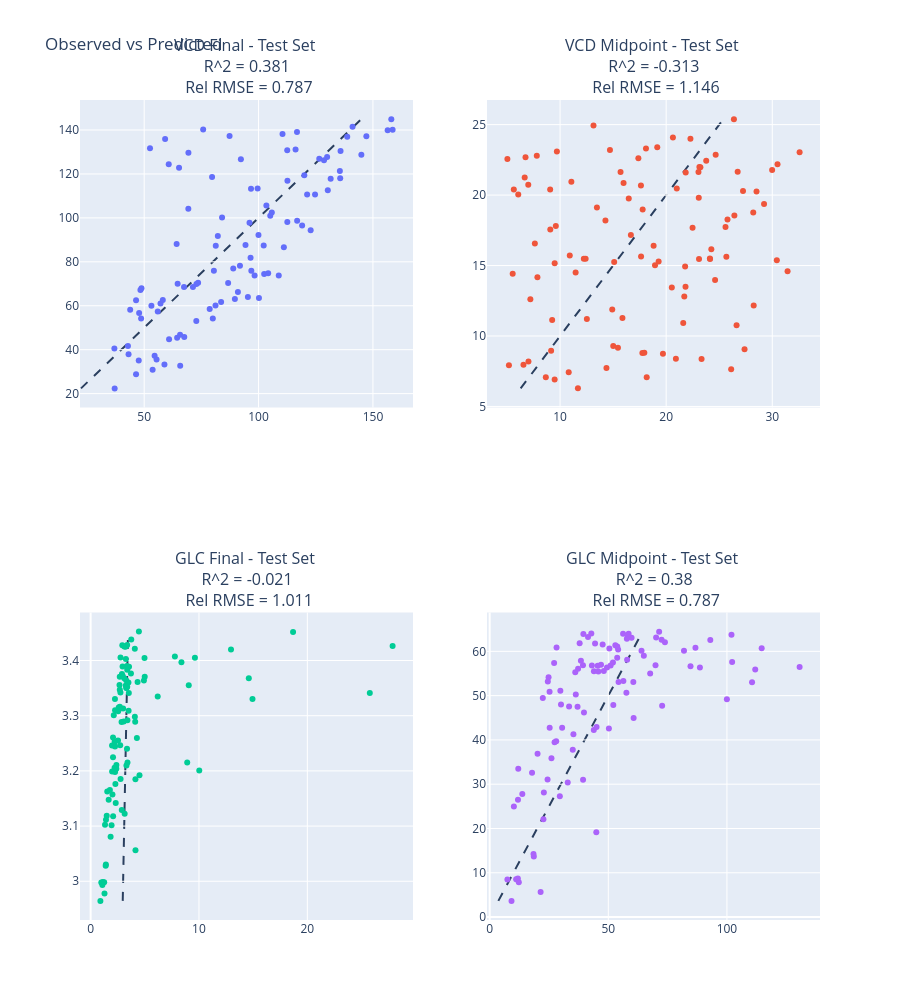

Here is the notebook cell this chart was saved with:
### Code cell
#@title Plot observed vs predicted of the black-box GP on the test set

# Plot observed vs predicted
fig = make_subplots(rows=2, cols=2, subplot_titles=(
    f"VCD Final - Test Set <br> R^2 = {round(r2_score(vcd_test[-1,:],vcd_end_pred),3)} <br> Rel RMSE = {round(root_mean_squared_error(vcd_test[-1,:], vcd_end_pred) / np.std(np.array(vcd_test[-1,:])),3)}" ,
    f"VCD Midpoint - Test Set <br> R^2 = {round(r2_score(vcd_test[int(LEN_RUNS/2),:],vcd_mid_pred),3)} <br> Rel RMSE = {round(root_mean_squared_error(vcd_test[int(LEN_RUNS/2),:], vcd_mid_pred) / np.std(np.array(vcd_test[int(LEN_RUNS/2),:])),3)}" ,
    f"GLC Final - Test Set <br> R^2 = {round(r2_score(glc_test[-1,:],glc_end_pred),3)} <br> Rel RMSE = {round(root_mean_squared_error(glc_test[-1,:], glc_end_pred) / np.std(np.array(glc_test[-1,:])),3)}" ,
    f"GLC Midpoint - Test Set <br> R^2 = {round(r2_score(glc_test[int(LEN_RUNS/2),:],glc_mid_pred),3)} <br> Rel RMSE = {round(root_mean_squared_error(glc_test[int(LEN_RUNS/2),:], glc_mid_pred) / np.std(np.array(glc_test[int(LEN_RUNS/2),:])),3)}" ))
fig.add_trace(go.Scatter(x=vcd_test[-1,:],y=vcd_end_pred,mode="markers"),row=1,col=1)
fig.add_trace(go.Scatter(x=vcd_test[int(LEN_RUNS/2),:],y=vcd_mid_pred,mode="markers"),row=1,col=2)
fig.add_trace(go.Scatter(x=glc_test[-1,:],y=glc_end_pred,mode="markers"),row=2,col=1)
fig.add_trace(go.Scatter(x=glc_test[int(LEN_RUNS/2),:],y=glc_mid_pred,mode="markers"),row=2,col=2)
fig.add_shape(type="line",x0=min(vcd_end_pred),y0=min(vcd_end_pred),x1=max(vcd_end_pred),y1=max(vcd_end_pred), layer='below', line=dict(dash='dash'),row=1,col=1)
fig.add_shape(type="line",x0=min(vcd_mid_pred),y0=min(vcd_mid_pred),x1=max(vcd_mid_pred),y1=max(vcd_mid_pred), layer='below', line=dict(dash='dash'),row=1,col=2)
fig.add_shape(type="line",x0=min(glc_end_pred),y0=min(glc_end_pred),x1=max(glc_end_pred),y1=max(glc_end_pred), layer='below', line=dict(dash='dash'),row=2,col=1)
fig.add_shape(type="line",x0=min(glc_mid_pred),y0=min(glc_mid_pred),x1=max(glc_mid_pred),y1=max(glc_mid_pred), layer='below', line=dict(dash='dash'),row=2,col=2)
fig.update_layout(title_text = "Observed vs Predicted",showlegend=False, height=1000)
fig.show()
